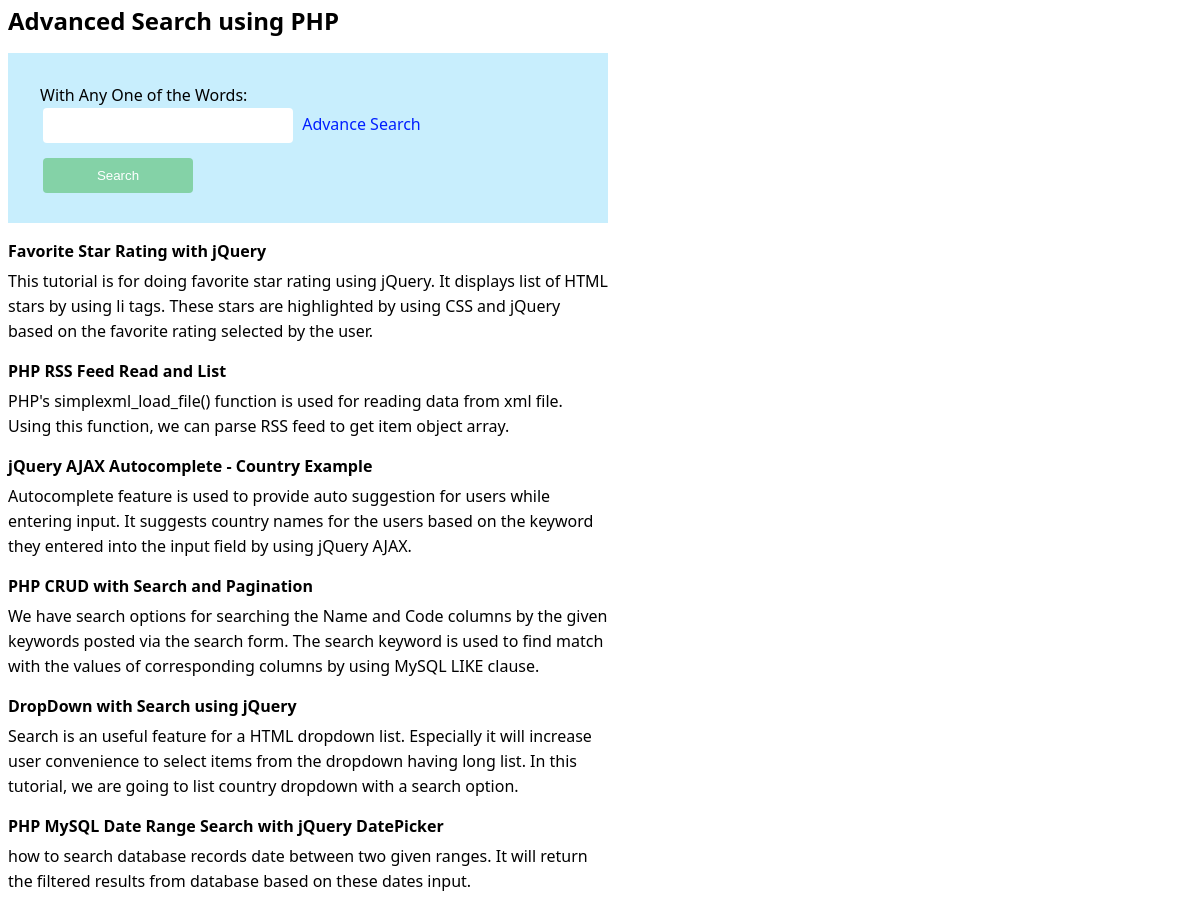
/nekaforma.php, run on the app's committed database.
### tables this page shows
CREATE TABLE `links` (
  `id` int(8) NOT NULL,
  `title` varchar(255) NOT NULL,
  `description` text NOT NULL,
  `votes` tinyint(2) DEFAULT '0'
);

### nekaforma.php (the view, shortened to what this page needs)
<?php
	$conn = mysqli_connect("localhost", "root", "", "blog_samples");
	$with_any_one_of = "";
	$queryCondition = "";
	$sql = "SELECT * FROM links " . $queryCondition;
	$result = mysqli_query($conn,$sql);
?>
<html>
	<head>
	</head>
	<body>
		<h2>Advanced Search using PHP</h2>
    <div>
			<form name="frmSearch" method="post" action="nekaforma.php">
			<div class="search-box">
				<label class="search-label">With Any One of the Words:</label>
				<div>
					<input type="text" name="search[with_any_one_of]" class="demoInputBox" value="<?php echo $with_any_one_of; ?>"	/>
					<span id="advance_search_link" onClick="showHideAdvanceSearch()">Advance Search</span>
				</div>
				<div>
					<input type="submit" name="go" class="btnSearch" value="Search">
				</div>
			</div>
			</form>
			<?php while($row = mysqli_fetch_assoc($result)) { ?>
			<div>
				<div><strong><?php echo $row["title"]; ?></strong></div>
				<div class="result-description"><?php echo $row["description"]; ?></div>
			</div>
			<?php } ?>
		</div>
	</body>
</html>

### nekaforma.php (style rules this page uses)
body { width: 600px; font-family: "Segoe UI",Optima,Helvetica,Arial,sans-serif; line-height: 25px; }
.search-box { padding: 30px; background-color:#C8EEFD; }
.search-label { margin:2px; }
.demoInputBox { padding: 10px; border: 0; border-radius: 4px; margin: 0px 5px 15px; width: 250px; }
.btnSearch { padding: 10px; background: #84D2A7; border: 0; border-radius: 4px; margin: 0px 5px; color: #FFF; width: 150px; }
#advance_search_link { color: #001FFF; cursor: pointer; }
.result-description { margin: 5px 0px 15px; }

### data on the page
links: title "Favorite Star Rating with jQuery", description "This tutorial is for doing favorite star rating using jQuery. It displays list of HTML stars by using li tags. These stars are highlighted by using CSS and jQuery based on the favorite rating selected by the user."
links: title "PHP RSS Feed Read and List", description "PHP's simplexml_load_file() function is used for reading data from xml file. Using this function, we can parse RSS feed to get item object array."
links: title "jQuery AJAX Autocomplete - Country Example", description "Autocomplete feature is used to provide auto suggestion for users while entering input. It suggests country names for the users based on the keyword they entered into the input field by using jQuery AJAX."
links: title "PHP CRUD with Search and Pagination", description "We have search options for searching the Name and Code columns by the given keywords posted via the search form. The search keyword is used to find match with the values of corresponding columns by using MySQL LIKE clause."
links: title "DropDown with Search using jQuery", description "Search is an useful feature for a HTML dropdown list. Especially it will increase user convenience to select items from the dropdown having long list. In this tutorial, we are going to list country dropdown with a search option."
links: title "PHP MySQL Date Range Search with jQuery DatePicker", description "how to search database records date between two given ranges. It will return the filtered results from database based on these dates input."
